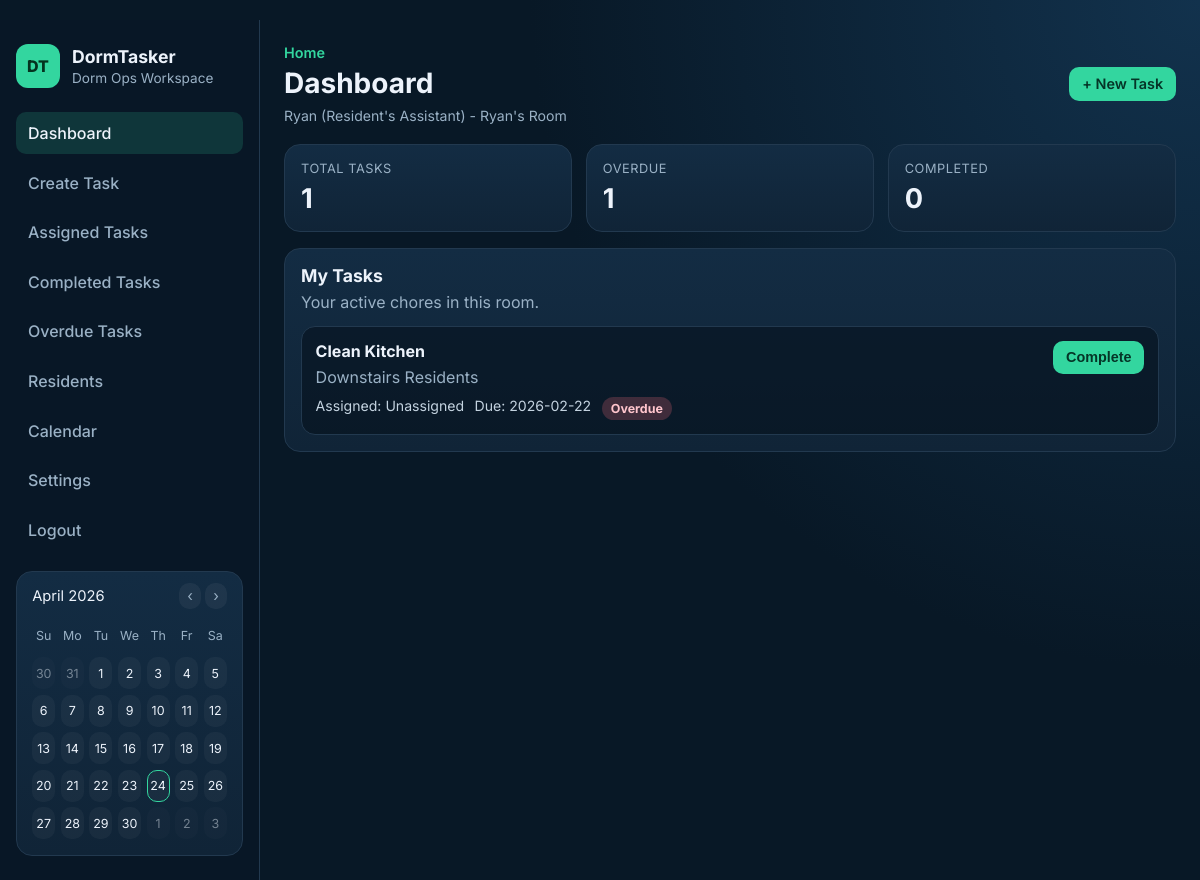
/dashboard (signed in), run on an earlier commit of the app's database.
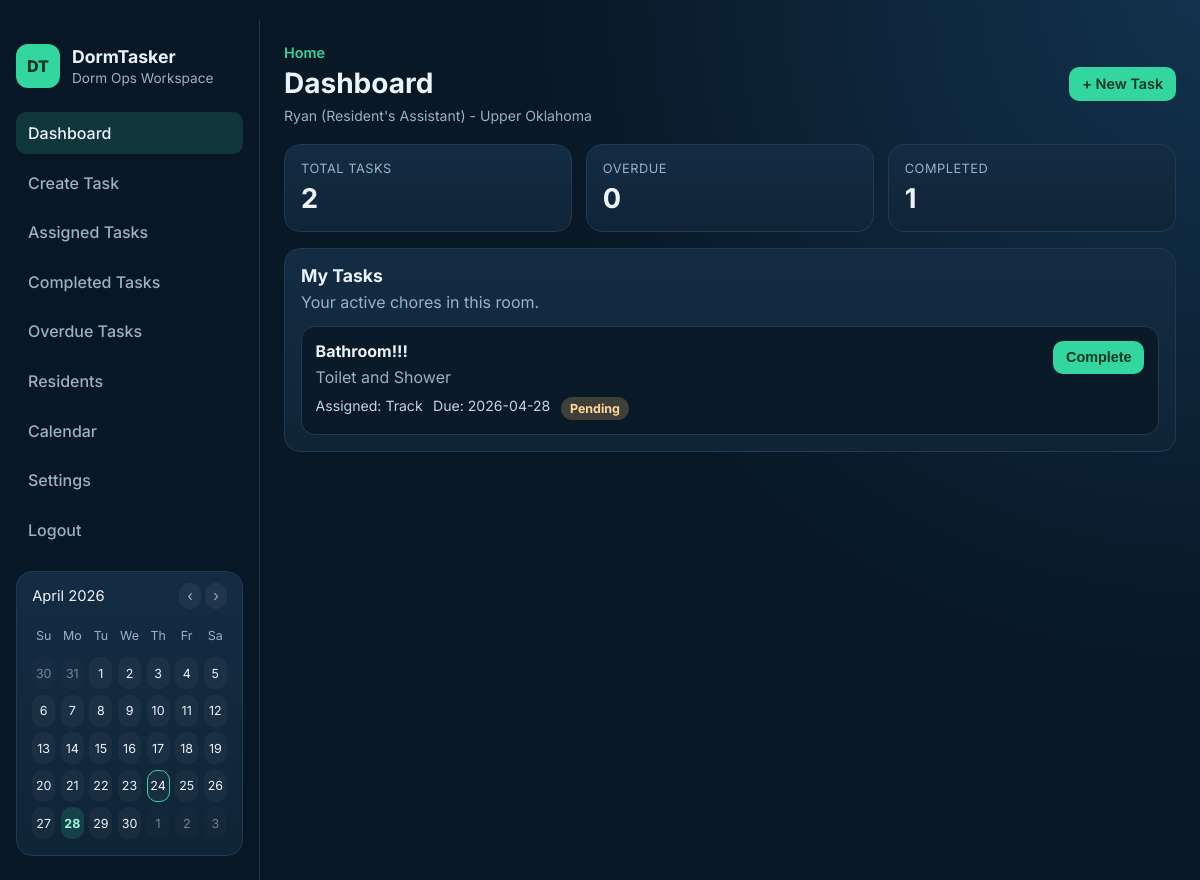
And on a later commit of the database.
### tables this page shows
CREATE TABLE users (
            id INTEGER PRIMARY KEY AUTOINCREMENT,
            name TEXT NOT NULL,
            role TEXT NOT NULL CHECK (role IN ('RA', 'Resident'))
        , email TEXT, password_hash TEXT, room_id INTEGER);

CREATE TABLE rooms (
            id INTEGER PRIMARY KEY AUTOINCREMENT,
            room_name TEXT NOT NULL,
            room_code TEXT NOT NULL UNIQUE,
            created_by INTEGER,
            FOREIGN KEY (created_by) REFERENCES users (id)
        );

CREATE TABLE chores (
            id INTEGER PRIMARY KEY AUTOINCREMENT,
            title TEXT NOT NULL,
            description TEXT,
            due_date TEXT,
            status TEXT
        , room_id INTEGER, created_by INTEGER);

CREATE TABLE assignments (
            id INTEGER PRIMARY KEY AUTOINCREMENT,
            chore_id INTEGER NOT NULL,
            resident_id INTEGER NOT NULL,
            assigned_by INTEGER NOT NULL, room_id INTEGER,
            FOREIGN KEY (chore_id) REFERENCES chores (id) ON DELETE CASCADE,
            FOREIGN KEY (resident_id) REFERENCES users (id),
            FOREIGN KEY (assigned_by) REFERENCES users (id)
        );

### app.py (the view)
@app.route("/dashboard")
@login_required
def dashboard():
    context = _fetch_dashboard_context()
    section = "assigned"
    return render_template(
        "dashboard.html",
        page_title="Dashboard",
        section=section,
        **context,
    )

### app.py (called while the page is built)
def _format_user_role(role):
    return "Resident's Assistant" if role == "RA" else role

@app.before_request
def load_current_user():
    user_id = session.get("user_id")
    g.current_user = get_user_by_id(user_id) if user_id else None

@app.context_processor
def inject_current_user():
    current_user = g.get("current_user")
    if current_user:
        if current_user["role"] == "RA":
            chore_list = service.get_chores(room_id=current_user["room_id"])
        else:
            chore_list = service.get_resident_chores(current_user["id"], room_id=current_user["room_id"])
        calendar_data = _calendar_context(chore_list)
    else:
        calendar_data = {}
    return {
        "current_user": current_user,
        "current_path": request.path,
        "current_user_role_text": _format_user_role(current_user["role"]) if current_user else None,
        **calendar_data,
    }

def _fetch_dashboard_context():
    room_id = g.current_user["room_id"]
    residents = service.get_residents(room_id=room_id)
    if g.current_user["role"] == "RA":
        all_chores = service.get_chores(room_id=room_id)
    else:
        all_chores = service.get_resident_chores(g.current_user["id"], room_id=room_id)
    overdue_count = sum(1 for _ in service.overdue_chores(all_chores))
    return {
        "room_id": room_id,
        "residents": residents,
        "all_chores": all_chores,
        "overdue_count": overdue_count,
    }

### auth.py (called while the page is built)
def login_required(func):
    @wraps(func)
    def wrapper(*args, **kwargs):
        if not session.get("user_id"):
            flash("Please log in to continue.", "error")
            return redirect(url_for("login"))
        return func(*args, **kwargs)
    return wrapper

def get_user_by_id(user_id):
    conn = get_db_connection()
    user = conn.execute(
        """
        SELECT u.id, u.name, u.email, u.role, u.room_id, r.room_name, r.room_code
        FROM users u
        LEFT JOIN rooms r ON u.room_id = r.id
        WHERE u.id = ?
        """,
        (user_id,),
    ).fetchone()
    conn.close()
    return dict(user) if user else None

### database.py (called while the page is built)
def get_db_connection():
    conn = sqlite3.connect(DB_PATH)
    conn.row_factory = sqlite3.Row
    return conn

### models.py (called while the page is built)
    def is_overdue(self):
        if not self.due_date or self.status == "Completed":
            return False
        due = datetime.strptime(self.due_date, "%Y-%m-%d").date()
        return due < date.today()

### templates/dashboard.html (shortened to what this page needs)
﻿{% extends "base.html" %}
{% block page_title %}{{ page_title or 'Task Dashboard' }}{% endblock %}
{% block content %}
    <section class="dashboard-grid">
        <article class="stat-card">
            <p class="stat-label">Total Tasks</p>
            <h3>{{ all_chores | length }}</h3>
        </article>
        <article class="stat-card">
            <p class="stat-label">Overdue</p>
            <h3>{{ overdue_count }}</h3>
        </article>
        <article class="stat-card">
            <p class="stat-label">Completed</p>
            <h3>{{ all_chores | selectattr('status', 'equalto', 'Completed') | list | length }}</h3>
        </article>
    </section>
    {% if section == 'assigned' %}
        <section class="card-panel">
            <div class="panel-head">
                <h3>{% if user_role == 'RA' %}Assigned Tasks{% else %}My Tasks{% endif %}</h3>
                <p>{% if user_role == 'RA' %}Active work for dorm residents.{% else %}Your active chores in this room.{% endif %}</p>
            </div>
            {% set section_tasks = all_chores | rejectattr('status', 'equalto', 'Completed') | list %}
            {% if section_tasks %}
                <div class="task-list">
                    {% for chore in section_tasks %}
                        <article class="task-item">
                            <div class="task-main">
                                <h4>{{ chore.title }}</h4>
                                <p>{{ chore.description or 'No details provided.' }}</p>
                                <div class="meta-row">
                                    <span>Assigned: {{ chore.resident_name or 'Unassigned' }}</span>
                                    <span>Due: {{ chore.due_date or 'No due date' }}</span>
                                    <span class="badge badge-{{ chore.status | lower }}">{{ chore.status }}</span>
                                </div>
                            </div>
                            <div class="task-actions">
                                <form method="post" action="{{ url_for('complete_chore', chore_id=chore.id) }}">
                                    <button class="btn btn-primary" type="submit">Complete</button>
                                </form>
                            </div>
                        </article>
                    {% endfor %}
                </div>
            {% else %}
                <p class="empty-state">No active tasks yet.</p>
            {% endif %}
        </section>
    {% endif %}
{% endblock %}

### templates/base.html (shortened to what this page needs)
<!DOCTYPE html>
<html lang="en">
<head>
    <link rel="stylesheet" href="{{ url_for('static', filename='style.css') }}">
</head>
<body>
    <div class="app-shell">
        <aside class="sidebar">
            <div class="brand">
                <span class="brand-badge">DT</span>
                <div>
                    <h1>DormTasker</h1>
                    <p>Dorm Ops Workspace</p>
                </div>
            </div>
            <nav class="sidebar-nav">
                {% if current_user %}
                    <a href="{{ url_for('dashboard') }}" class="nav-link{% if current_path == url_for('dashboard') %} active{% endif %}">Dashboard</a>
                    {% if current_user.role == "RA" %}
                        <a href="{{ url_for('create_chore') }}" class="nav-link{% if current_path == url_for('create_chore') %} active{% endif %}">Create Task</a>
                        <a href="{{ url_for('assigned_tasks') }}" class="nav-link{% if current_path == url_for('assigned_tasks') %} active{% endif %}">Assigned Tasks</a>
                        <a href="{{ url_for('completed_tasks') }}" class="nav-link{% if current_path == url_for('completed_tasks') %} active{% endif %}">Completed Tasks</a>
                        <a href="{{ url_for('overdue_tasks') }}" class="nav-link{% if current_path == url_for('overdue_tasks') %} active{% endif %}">Overdue Tasks</a>
                        <a href="{{ url_for('residents') }}" class="nav-link{% if current_path == url_for('residents') %} active{% endif %}">Residents</a>
                        <a href="{{ url_for('calendar_view') }}" class="nav-link{% if current_path == url_for('calendar_view') %} active{% endif %}">Calendar</a>
                        <a href="{{ url_for('settings') }}" class="nav-link{% if current_path == url_for('settings') %} active{% endif %}">Settings</a>
                    {% endif %}
                    <a href="{{ url_for('logout') }}" class="nav-link">Logout</a>
                {% else %}
                    <a href="{{ url_for('login') }}" class="nav-link">Login</a>
                    <a href="{{ url_for('register') }}" class="nav-link">Register</a>
                {% endif %}
            </nav>
            {% if current_user %}
                <section class="sidebar-card sidebar-calendar">
                    <div class="calendar-head">
                        <span>{{ calendar_label }}</span>
                        <div class="calendar-nav">
                            <a href="{{ current_path }}?calendar_month={{ calendar_prev }}">‹</a>
                            <a href="{{ current_path }}?calendar_month={{ calendar_next }}">›</a>
                        </div>
                    </div>
                    <div class="calendar-grid">
                        {% for day in calendar_weekdays %}
                            <span class="calendar-weekday">{{ day }}</span>
                        {% endfor %}
                        {% for cell in calendar_cells %}
                            <span class="calendar-cell{% if cell.month != calendar_month or cell.year != calendar_year %} calendar-muted{% endif %}{% if cell.day in calendar_due_days and cell.month == calendar_month and cell.year == calendar_year %} calendar-has-event{% endif %}{% if cell == calendar_current_date %} calendar-today{% endif %}">{{ cell.day }}</span>
                        {% endfor %}
                    </div>
                </section>
            {% endif %}
        </aside>
        <div class="main-panel">
            <header class="topbar">
                <div>
                    <p class="topbar-eyebrow">Home</p>
                    <h2 class="topbar-title">{% block page_title %}{{ page_title or 'Dashboard' }}{% endblock %}</h2>
                    {% if current_user %}
                        <p class="user-context">
                            {{ current_user.name }} ({{ current_user_role_text }}) - {{ current_user.room_name or "No Room" }}
                        </p>
                    {% endif %}
                </div>
                {% if current_user and current_user.role == "RA" %}
                    <a class="btn btn-primary" href="{{ url_for('create_chore') }}">+ New Task</a>
                {% elif not current_user %}
                    <a class="btn btn-primary" href="{{ url_for('register') }}">Join Dorm Room</a>
                {% endif %}
            </header>
            <main class="content">
                {% block content %}{% endblock %}
            </main>
        </div>
    </div>
</body>
</html>

### static/style.css (style rules this page uses)
:root { --bg: #081826; --bg-soft: #0f2335; --panel: #102437; --panel-alt: #132c43; --text: #edf3fb; --muted: #9ab1c5; --line: #22394f; --accent: #33d69f; --accent-dark: #27b987; --danger: #ff6f7f; --warning: #ffc56f; }
* { box-sizing: border-box; }
body { margin: 0; font-family: "Inter", sans-serif; background: radial-gradient(circle at top right, #12324d 0%, var(--bg) 45%); color: var(--text); }
a { color: inherit; }
.app-shell { min-height: 100vh; display: grid; grid-template-columns: 260px 1fr; }
.sidebar { border-right: 1px solid var(--line); background: rgba(8, 24, 38, 0.9); padding: 1.5rem 1rem; }
.brand { display: flex; gap: 0.75rem; align-items: center; margin-bottom: 1.5rem; }
.brand h1 { margin: 0; font-size: 1.1rem; font-weight: 700; }
.brand p { margin: 0.2rem 0 0; color: var(--muted); font-size: 0.85rem; }
.brand-badge { width: 44px; height: 44px; display: inline-flex; align-items: center; justify-content: center; border-radius: 12px; background: var(--accent); color: #04331f; font-weight: 800; }
.sidebar-nav { display: grid; gap: 0.45rem; }
.nav-link { text-decoration: none; padding: 0.7rem 0.75rem; border-radius: 10px; color: var(--muted); font-weight: 500; }
.nav-link.active { color: var(--text); background: rgba(51, 214, 159, 0.16); }
.sidebar-card { margin-top: 1.25rem; background: linear-gradient(180deg, var(--panel-alt) 0%, var(--panel) 100%); border: 1px solid var(--line); border-radius: 16px; padding: 1rem; }
.sidebar-calendar { padding: 0.95rem; }
.calendar-head { display: flex; justify-content: space-between; gap: 0.75rem; align-items: center; margin-bottom: 0.9rem; font-size: 0.92rem; color: var(--text); }
.calendar-nav a { color: var(--muted); text-decoration: none; padding: 0.25rem 0.5rem; border-radius: 10px; background: rgba(255, 255, 255, 0.05); }
.calendar-grid { display: grid; grid-template-columns: repeat(7, minmax(0, 1fr)); gap: 0.35rem; }
.calendar-weekday, .calendar-cell { display: inline-flex; align-items: center; justify-content: center; min-height: 32px; border-radius: 10px; font-size: 0.78rem; }
.calendar-weekday { color: var(--muted); }
.calendar-cell { background: rgba(255, 255, 255, 0.04); color: var(--text); }
.calendar-muted { opacity: 0.45; }
.calendar-has-event { background: rgba(51, 214, 159, 0.16); color: #9af7da; font-weight: 700; }
.calendar-today { border: 1px solid var(--accent); }
.main-panel { padding: 1.5rem; }
.topbar { display: flex; justify-content: space-between; align-items: center; margin-bottom: 1.25rem; }
.topbar-eyebrow { margin: 0; color: var(--accent); font-size: 0.9rem; font-weight: 600; }
.topbar-title { margin: 0.3rem 0 0; font-size: 1.75rem; }
.user-context { margin: 0.45rem 0 0; color: var(--muted); font-size: 0.88rem; }
.content { max-width: 1050px; }
.dashboard-grid { display: grid; grid-template-columns: repeat(3, minmax(0, 1fr)); gap: 0.85rem; margin-bottom: 1rem; }
.stat-card, .card-panel { background: linear-gradient(180deg, var(--panel-alt) 0%, var(--panel) 100%); border: 1px solid var(--line); border-radius: 16px; padding: 1rem; }
.stat-label { margin: 0; color: var(--muted); font-size: 0.8rem; text-transform: uppercase; letter-spacing: 0.04em; }
.stat-card h3 { margin: 0.4rem 0 0; font-size: 1.7rem; }
.card-panel { margin-bottom: 1rem; }
.panel-head h3 { margin: 0; font-size: 1.1rem; }
.panel-head p { color: var(--muted); margin: 0.35rem 0 0.9rem; }
.task-list { display: grid; gap: 0.7rem; }
.task-item { border: 1px solid var(--line); border-radius: 14px; background: rgba(5, 18, 29, 0.6); padding: 0.85rem; display: flex; justify-content: space-between; gap: 1rem; }
.task-main h4 { margin: 0; }
.task-main p { margin: 0.35rem 0 0; color: var(--muted); }
.meta-row { display: flex; flex-wrap: wrap; gap: 0.65rem; margin-top: 0.65rem; color: #c4d3e0; font-size: 0.88rem; }
.task-actions { display: flex; gap: 0.45rem; align-items: flex-start; flex-wrap: wrap; }
.task-actions form { margin: 0; }
.btn { border: none; border-radius: 10px; padding: 0.52rem 0.8rem; font-size: 0.9rem; text-decoration: none; font-weight: 600; cursor: pointer; display: inline-flex; align-items: center; justify-content: center; }
.btn-primary { background: var(--accent); color: #053527; }
.badge { border-radius: 999px; padding: 0.25rem 0.58rem; font-size: 0.78rem; font-weight: 700; }
.badge-pending { background: rgba(255, 197, 111, 0.22); color: #ffd89a; }

What changed in the data, as far as the page shows it:
no longer on this page (row edited): chores: title "Clean Kitchen", description "Downstairs Residents", resident_name "Unassigned", due_date "2026-02-22", status "Overdue"
changed rooms: room_name "Ryan's Room" → "Upper Oklahoma"
added assignments: title "Bathroom!!!", description "Toilet and Shower", name "Track", due_date "2026-04-28", status "Pending"
Also different on the page:
{{ all_chores | length }}: "1" → "2"
{{ overdue_count }}: "1" → "0"
text no longer shown: "0"
text now shown: "1"
